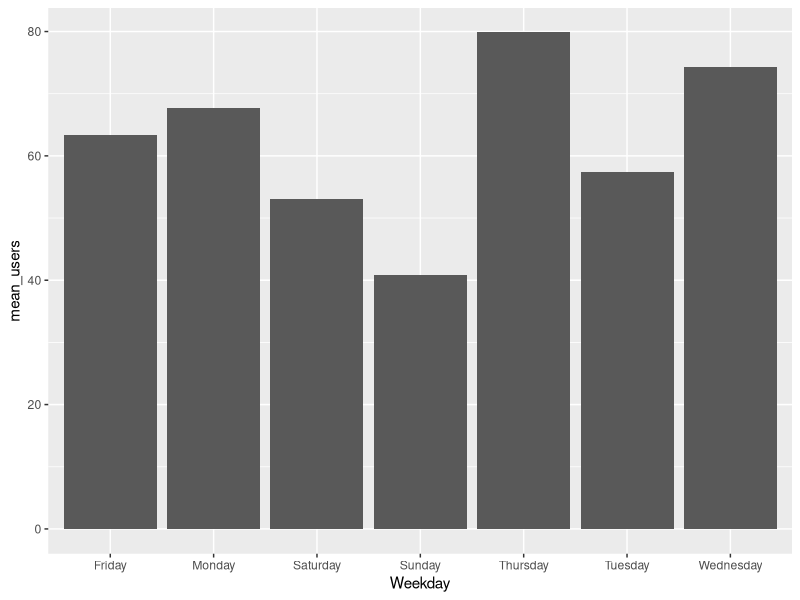

Generate this figure with R:
# load packages & import data
library(tidyverse)
tidy_users <- read_csv("./datasets/tidy_users.csv")

# for the next example, calculate the MEAN number of users on 
# the website as a function of the day of the week: the 
# variable "weekday_users" should have two columns, one named
# "Weekday" and the other named "mean_users".
weekday_users <- tidy_users %>%
  group_by(Weekday) %>%
  summarise(
    mean_users = mean(Users) 
  )

# print the summary to the console 
print(weekday_users)

# construct the graph and draw it (notice that this time 
# we have the labels, but they're in alphabetical order 
# rather than week day order... we'll fix that later too!)
weekday_pic <- weekday_users %>% 
  ggplot(aes(x = Weekday, y = mean_users)) + 
  geom_bar(stat = "identity")  

plot(weekday_pic)